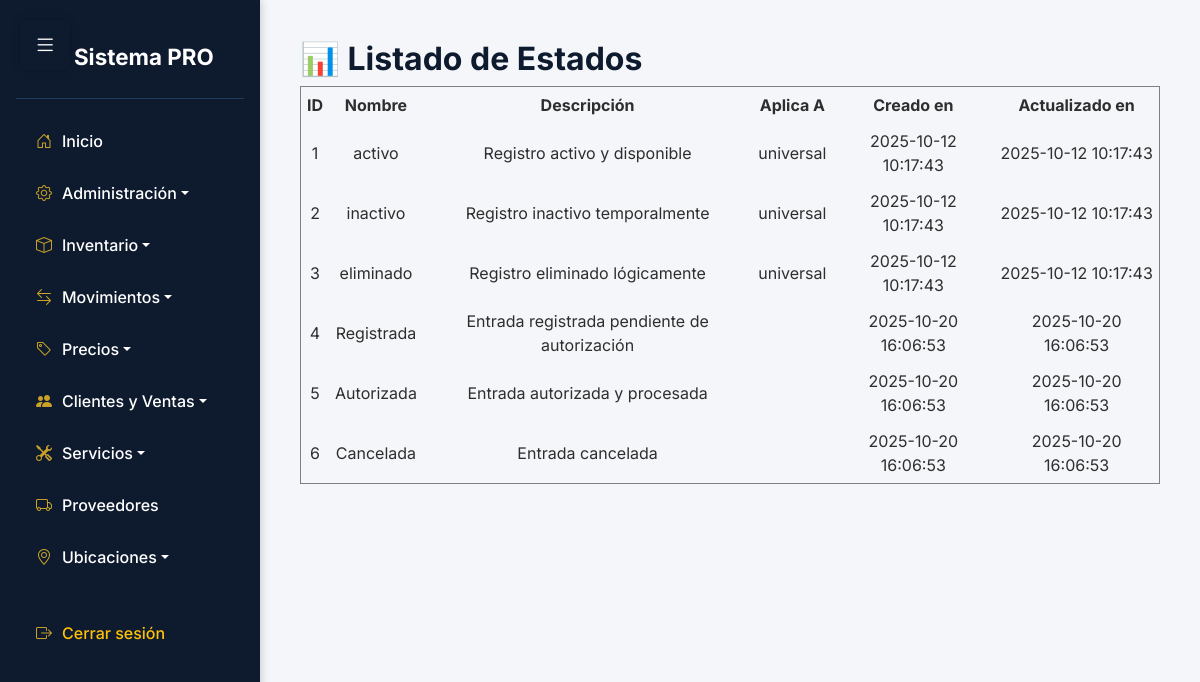
/app/vista/Estados/listar.php (signed in), run on the app's committed database.
### tables this page shows
CREATE TABLE `estados` (
  `id` int NOT NULL,
  `nombre` varchar(50) NOT NULL,
  `descripcion` text,
  `aplica_a` varchar(100) DEFAULT NULL COMMENT 'A qué entidades aplica este estado',
  `creado_en` datetime DEFAULT CURRENT_TIMESTAMP,
  `actualizado_en` datetime DEFAULT CURRENT_TIMESTAMP ON UPDATE CURRENT_TIMESTAMP
);

### app/Conexion/Conexion.php (called while the page is built)
<?php
class Conexion {
    private $conexion;
    private $host = 'localhost';
    private $dbName = 'aegis';
    private $username = 'root';
    private $password = '';
    public function __construct() {
        try {
            $this->conexion = new PDO(
                "mysql:host=$this->host;dbname=$this->dbName",
                $this->username,
                $this->password
            );
            $this->conexion->setAttribute(PDO::ATTR_ERRMODE, PDO::ERRMODE_EXCEPTION);
        } catch (PDOException $e) {
            die("Error de conexión: " . $e->getMessage());
        }
    }
    public function getConexion() {
        return $this->conexion;
    }
}
?>

### app/Controlador/EstadoControlador.php (called while the page is built)
<?php
require_once __DIR__ . '/../Modelo/Estado.php';
class EstadoControlador {
    private $modelo;
    public function __construct() {
        $this->modelo = new Estado();
    }
    public function listar() {
        return $this->modelo->listar();
    }
}

### app/Modelo/Estado.php (called while the page is built)
<?php
require_once __DIR__ . '/../Conexion/Conexion.php';
class Estado {
    private $conexion;
    public function __construct() {
        $this->conexion = new Conexion();
    }
    public function listar() {
        $sql = "SELECT id,
                       nombre,
                       descripcion,
                       aplica_a,
                       creado_en,
                       actualizado_en
                FROM estados
                ORDER BY id ASC";
        $stmt = $this->conexion->getConexion()->prepare($sql);
        $stmt->execute();
        return $stmt->fetchAll(PDO::FETCH_ASSOC);
    }
}

### app/Vista/Estados/listar.php (the view, shortened to what this page needs)
<?php
require_once '../../Controlador/EstadoControlador.php';
include '../../../includes/sidebar.php';
$controlador = new EstadoControlador();
$estados = $controlador->listar();
?>
<h2>📊 Listado de Estados</h2>
<?php if (empty($estados)): ?>
    <p>No hay estados registrados.</p>
<?php else: ?>
    <table border="1" cellpadding="6" cellspacing="0" style="width:100%; text-align:center;">
        <thead>
            <tr>
                <th>ID</th>
                <th>Nombre</th>
                <th>Descripción</th>
                <th>Aplica A</th>
                <th>Creado en</th>
                <th>Actualizado en</th>
            </tr>
        </thead>
        <tbody>
            <?php foreach ($estados as $e): ?>
                <tr>
                    <td><?= htmlspecialchars($e['id'] ?? '') ?></td>
                    <td><?= htmlspecialchars($e['nombre'] ?? '') ?></td>
                    <td><?= htmlspecialchars($e['descripcion'] ?? '') ?></td>
                    <td><?= htmlspecialchars($e['aplica_a'] ?? '') ?></td>
                    <td><?= htmlspecialchars($e['creado_en'] ?? '') ?></td>
                    <td><?= htmlspecialchars($e['actualizado_en'] ?? '') ?></td>
                </tr>
            <?php endforeach; ?>
        </tbody>
    </table>
<?php endif; ?>

### includes/sidebar.php (style rules this page uses)
:root { --sidebar-bg: #0e1b2f; --sidebar-hover: #1f3a5f; --accent-gold: #c9a227; --body-bg: #f4f6f9; --text-light: #ffffff; --text-dark: #2e2e2e; }
body { font-family: 'Inter', sans-serif; background-color: var(--body-bg); color: var(--text-dark); margin: 0; padding: 0; }
h1, h2, h3 { color: var(--sidebar-bg); font-weight: 700; }

### data on the page
estados: id "1", nombre "activo", descripcion "Registro activo y disponible", aplica_a "universal", creado_en "2025-10-12 10:17:43", actualizado_en "2025-10-12 10:17:43"
estados: id "2", nombre "inactivo", descripcion "Registro inactivo temporalmente", aplica_a "universal", creado_en "2025-10-12 10:17:43", actualizado_en "2025-10-12 10:17:43"
estados: id "3", nombre "eliminado", descripcion "Registro eliminado lógicamente", aplica_a "universal", creado_en "2025-10-12 10:17:43", actualizado_en "2025-10-12 10:17:43"
estados: id "4", nombre "Registrada", descripcion "Entrada registrada pendiente de autorización", creado_en "2025-10-20 16:06:53", actualizado_en "2025-10-20 16:06:53"
estados: id "5", nombre "Autorizada", descripcion "Entrada autorizada y procesada", creado_en "2025-10-20 16:06:53", actualizado_en "2025-10-20 16:06:53"
estados: id "6", nombre "Cancelada", descripcion "Entrada cancelada", creado_en "2025-10-20 16:06:53", actualizado_en "2025-10-20 16:06:53"
